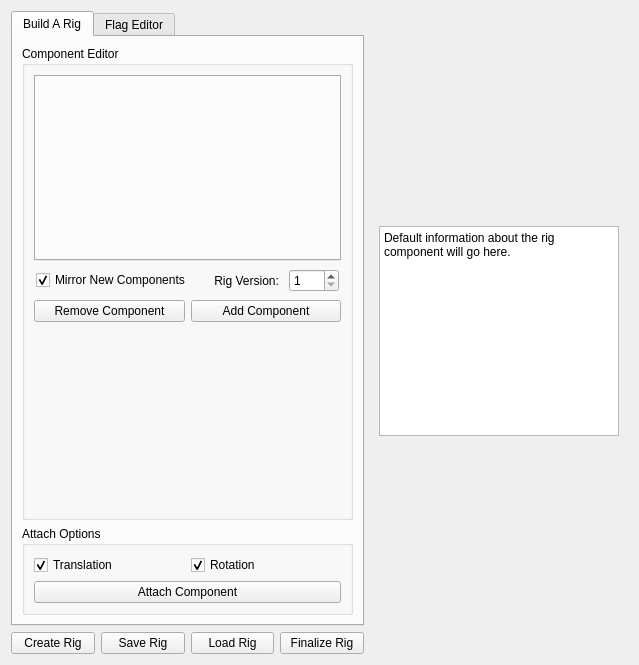
<?xml version="1.0" encoding="UTF-8"?>
<ui version="4.0">
 <class>rigbuilder_Form</class>
 <widget class="QWidget" name="rigbuilder_Form">
  <property name="geometry">
   <rect>
    <x>0</x>
    <y>0</y>
    <width>639</width>
    <height>665</height>
   </rect>
  </property>
  <property name="minimumSize">
   <size>
    <width>500</width>
    <height>269</height>
   </size>
  </property>
  <property name="windowTitle">
   <string>Build A Rig Workshop</string>
  </property>
  <layout class="QHBoxLayout" name="horizontalLayout_3">
   <item>
    <layout class="QVBoxLayout" name="tabs_and_save_verticalLayout">
     <item>
      <widget class="QTabWidget" name="tabWidget">
       <property name="currentIndex">
        <number>0</number>
       </property>
       <widget class="QWidget" name="build_a_rig_tab">
        <attribute name="title">
         <string>Build A Rig</string>
        </attribute>
        <layout class="QVBoxLayout" name="verticalLayout_4">
         <item>
          <widget class="QGroupBox" name="component_groupBox">
           <property name="title">
            <string>Component Editor</string>
           </property>
           <layout class="QVBoxLayout" name="verticalLayout_2">
            <item>
             <widget class="QTabWidget" name="component_list_tabWidget"/>
            </item>
            <item>
             <widget class="QFrame" name="rig_info_frame">
              <property name="frameShape">
               <enum>QFrame::NoFrame</enum>
              </property>
              <property name="frameShadow">
               <enum>QFrame::Raised</enum>
              </property>
              <layout class="QHBoxLayout" name="horizontalLayout_5">
               <property name="leftMargin">
                <number>2</number>
               </property>
               <property name="topMargin">
                <number>2</number>
               </property>
               <property name="rightMargin">
                <number>2</number>
               </property>
               <property name="bottomMargin">
                <number>2</number>
               </property>
               <item>
                <widget class="QCheckBox" name="mirror_component_checkBox">
                 <property name="toolTip">
                  <string>If enabled this will attempt to find and mirror any new components when they're built.</string>
                 </property>
                 <property name="text">
                  <string>Mirror New Components</string>
                 </property>
                 <property name="checked">
                  <bool>true</bool>
                 </property>
                </widget>
               </item>
               <item>
                <spacer name="horizontalSpacer">
                 <property name="orientation">
                  <enum>Qt::Horizontal</enum>
                 </property>
                 <property name="sizeHint" stdset="0">
                  <size>
                   <width>40</width>
                   <height>20</height>
                  </size>
                 </property>
                </spacer>
               </item>
               <item>
                <widget class="QLabel" name="version_label">
                 <property name="text">
                  <string> Rig Version: </string>
                 </property>
                </widget>
               </item>
               <item>
                <widget class="QSpinBox" name="version_spinBox">
                 <property name="minimumSize">
                  <size>
                   <width>50</width>
                   <height>0</height>
                  </size>
                 </property>
                 <property name="minimum">
                  <number>1</number>
                 </property>
                 <property name="maximum">
                  <number>999</number>
                 </property>
                </widget>
               </item>
              </layout>
             </widget>
            </item>
            <item>
             <layout class="QHBoxLayout" name="horizontalLayout">
              <item>
               <widget class="QPushButton" name="remove_component_pushButton">
                <property name="toolTip">
                 <string>Remove a component by selection from its rig.</string>
                </property>
                <property name="text">
                 <string>Remove Component</string>
                </property>
               </widget>
              </item>
              <item>
               <widget class="QPushButton" name="add_component_pushButton">
                <property name="toolTip">
                 <string>Add the component via the drop down to all selected skeletal chains.</string>
                </property>
                <property name="text">
                 <string>Add Component</string>
                </property>
               </widget>
              </item>
             </layout>
            </item>
            <item>
             <spacer name="verticalSpacer">
              <property name="orientation">
               <enum>Qt::Vertical</enum>
              </property>
              <property name="sizeHint" stdset="0">
               <size>
                <width>20</width>
                <height>40</height>
               </size>
              </property>
             </spacer>
            </item>
           </layout>
          </widget>
         </item>
         <item>
          <widget class="QGroupBox" name="attach_component_groupBox">
           <property name="title">
            <string>Attach Options</string>
           </property>
           <layout class="QVBoxLayout" name="verticalLayout_3">
            <item>
             <layout class="QHBoxLayout" name="attach_options_horizontalLayout">
              <item>
               <widget class="QCheckBox" name="attach_translation_checkBox">
                <property name="toolTip">
                 <string>If the component should be attached via position.</string>
                </property>
                <property name="text">
                 <string>Translation</string>
                </property>
                <property name="checked">
                 <bool>true</bool>
                </property>
               </widget>
              </item>
              <item>
               <widget class="QCheckBox" name="attach_rotation_checkBox">
                <property name="toolTip">
                 <string>If the component should be attached via rotation.</string>
                </property>
                <property name="text">
                 <string>Rotation</string>
                </property>
                <property name="checked">
                 <bool>true</bool>
                </property>
               </widget>
              </item>
             </layout>
            </item>
            <item>
             <widget class="QPushButton" name="attach_pushButton">
              <property name="toolTip">
               <string>In reverse order all driver objects for the attachment to the last selected component.</string>
              </property>
              <property name="text">
               <string>Attach Component</string>
              </property>
             </widget>
            </item>
           </layout>
          </widget>
         </item>
        </layout>
       </widget>
       <widget class="QWidget" name="flag_utils_tab">
        <attribute name="title">
         <string>Flag Editor</string>
        </attribute>
        <layout class="QVBoxLayout" name="verticalLayout_9">
         <item>
          <widget class="QGroupBox" name="flag_lock_groupBox">
           <property name="title">
            <string>Flag Axis Lock</string>
           </property>
           <layout class="QVBoxLayout" name="verticalLayout_5">
            <item>
             <layout class="QGridLayout" name="lock_axis_gridLayout">
              <item row="0" column="1">
               <widget class="QCheckBox" name="translate_y_checkBox">
                <property name="text">
                 <string>Translate Y</string>
                </property>
               </widget>
              </item>
              <item row="0" column="2">
               <widget class="QCheckBox" name="translate_z_checkBox">
                <property name="text">
                 <string>Translate Z</string>
                </property>
               </widget>
              </item>
              <item row="0" column="0">
               <widget class="QCheckBox" name="translate_x_checkBox">
                <property name="text">
                 <string>Translate X</string>
                </property>
               </widget>
              </item>
              <item row="1" column="1">
               <widget class="QCheckBox" name="rotate_y_checkBox">
                <property name="text">
                 <string>Rotate Y</string>
                </property>
               </widget>
              </item>
              <item row="1" column="0">
               <widget class="QCheckBox" name="rotate_x_checkBox">
                <property name="text">
                 <string>Rotate X</string>
                </property>
               </widget>
              </item>
              <item row="1" column="2">
               <widget class="QCheckBox" name="rotate_z_checkBox">
                <property name="text">
                 <string>Rotate Z</string>
                </property>
               </widget>
              </item>
             </layout>
            </item>
            <item>
             <widget class="QCheckBox" name="scale_lock_checkBox">
              <property name="text">
               <string>Scale</string>
              </property>
              <property name="checked">
               <bool>true</bool>
              </property>
             </widget>
            </item>
            <item>
             <widget class="QPushButton" name="lock_axis_pushButton">
              <property name="toolTip">
               <string>Lock all selected flag channels based on the toggles above.</string>
              </property>
              <property name="text">
               <string>Set Flag Axis Attributes</string>
              </property>
             </widget>
            </item>
           </layout>
          </widget>
         </item>
         <item>
          <widget class="QGroupBox" name="flag_toggle_groupBox">
           <property name="title">
            <string>Flag Toggles</string>
           </property>
           <layout class="QVBoxLayout" name="verticalLayout_6">
            <item>
             <layout class="QHBoxLayout" name="flag_toggle_options_horizontalLayout">
              <item>
               <widget class="QCheckBox" name="flag_isdetail_checkBox">
                <property name="text">
                 <string>Detail</string>
                </property>
                <property name="checked">
                 <bool>false</bool>
                </property>
               </widget>
              </item>
              <item>
               <widget class="QCheckBox" name="flag_isutil_checkBox">
                <property name="text">
                 <string>Utility</string>
                </property>
                <property name="checked">
                 <bool>false</bool>
                </property>
               </widget>
              </item>
              <item>
               <widget class="QCheckBox" name="flag_issub_checkBox">
                <property name="text">
                 <string>Sub</string>
                </property>
               </widget>
              </item>
              <item>
               <widget class="QCheckBox" name="flag_iscontact_checkBox">
                <property name="text">
                 <string>Contact</string>
                </property>
               </widget>
              </item>
             </layout>
            </item>
            <item>
             <widget class="QPushButton" name="flag_toggle_pushButton">
              <property name="toolTip">
               <string>Toggle organization types for all selected flags.</string>
              </property>
              <property name="text">
               <string>Set Flag Type Toggles</string>
              </property>
             </widget>
            </item>
           </layout>
          </widget>
         </item>
         <item>
          <widget class="QGroupBox" name="multiconstraint_groupBox">
           <property name="title">
            <string>Multiconstraints</string>
           </property>
           <layout class="QHBoxLayout" name="horizontalLayout_2">
            <item>
             <widget class="QPushButton" name="add_multiconstraint_pushButton">
              <property name="toolTip">
               <string>Add a new multi constraint in order of selection, ending with the flag to own the new constraint.</string>
              </property>
              <property name="text">
               <string>Add Multiconstraint</string>
              </property>
             </widget>
            </item>
            <item>
             <widget class="QPushButton" name="remove_multiconstraint_pushButton">
              <property name="toolTip">
               <string>Remove multiconstraints from all selected flags.</string>
              </property>
              <property name="text">
               <string>Remove Multiconstraint</string>
              </property>
             </widget>
            </item>
           </layout>
          </widget>
         </item>
         <item>
          <widget class="QGroupBox" name="flag_shapes_groupBox">
           <property name="title">
            <string>Flag Shape</string>
           </property>
           <layout class="QVBoxLayout" name="verticalLayout_7">
            <item>
             <layout class="QHBoxLayout" name="flag_shapes_horizontalLayout">
              <item>
               <widget class="QPushButton" name="save_new_flag_pushButton">
                <property name="toolTip">
                 <string>Save a new default flag shape by name.</string>
                </property>
                <property name="text">
                 <string>Save New Flag Shape</string>
                </property>
               </widget>
              </item>
              <item>
               <widget class="QPushButton" name="delete_flag_shape_pushButton">
                <property name="toolTip">
                 <string>Delete the currently selected default flag shape.</string>
                </property>
                <property name="text">
                 <string>Delete Flag Shape</string>
                </property>
               </widget>
              </item>
             </layout>
            </item>
            <item>
             <layout class="QHBoxLayout" name="import_flag_horizontalLayout">
              <item>
               <widget class="QLabel" name="import_flag_label">
                <property name="text">
                 <string>Flag Shape Selector:</string>
                </property>
               </widget>
              </item>
              <item>
               <widget class="QComboBox" name="import_flag_comboBox"/>
              </item>
             </layout>
            </item>
            <item>
             <widget class="QPushButton" name="copy_shape_pushButton">
              <property name="toolTip">
               <string>For every flag selected, import parent and zero transforms of the default flag shape selected.</string>
              </property>
              <property name="text">
               <string>Import Shape to Selected Flags</string>
              </property>
             </widget>
            </item>
            <item>
             <widget class="QPushButton" name="replace_shape_pushButton">
              <property name="toolTip">
               <string>For all transforms with a curve, swap their shape nodes with their parent flag.</string>
              </property>
              <property name="text">
               <string>Replace Flags with Selected Shapes</string>
              </property>
             </widget>
            </item>
            <item>
             <widget class="QPushButton" name="mirror_shape_pushButton">
              <property name="toolTip">
               <string>For each flag selected, attempt to find their counterpart, then mechanically mirror the shape across the X axis.</string>
              </property>
              <property name="text">
               <string>Mirror Selected Flag Shapes</string>
              </property>
             </widget>
            </item>
           </layout>
          </widget>
         </item>
         <item>
          <widget class="QGroupBox" name="import_export_rig_flags_groupBox">
           <property name="title">
            <string>Import/Export Rig Flags</string>
           </property>
           <layout class="QVBoxLayout" name="verticalLayout_8">
            <item>
             <widget class="QPushButton" name="export_rig_flags_pushButton">
              <property name="toolTip">
               <string>Serialize the shape of all flags on the selected rigs.</string>
              </property>
              <property name="text">
               <string>Export Rig Flags</string>
              </property>
             </widget>
            </item>
            <item>
             <widget class="QPushButton" name="refresh_rig_flags_pushButton">
              <property name="toolTip">
               <string>Reload rig shapes for all selected rigs.</string>
              </property>
              <property name="text">
               <string>Refresh Rig Flags</string>
              </property>
             </widget>
            </item>
           </layout>
          </widget>
         </item>
        </layout>
       </widget>
      </widget>
     </item>
     <item>
      <layout class="QHBoxLayout" name="rigio_horizontalLayout">
       <item>
        <widget class="QPushButton" name="create_new_rig_pushButton">
         <property name="toolTip">
          <string>Create a new blank rig with just a world component.</string>
         </property>
         <property name="text">
          <string>Create Rig</string>
         </property>
        </widget>
       </item>
       <item>
        <widget class="QPushButton" name="save_rig_pushButton">
         <property name="toolTip">
          <string>Serialize the rig and choose a location to save it.</string>
         </property>
         <property name="text">
          <string>Save Rig</string>
         </property>
        </widget>
       </item>
       <item>
        <widget class="QPushButton" name="load_rig_pushButton">
         <property name="toolTip">
          <string>Deserialize a rig and build it on either a selected, or new frag rig.</string>
         </property>
         <property name="text">
          <string>Load Rig</string>
         </property>
        </widget>
       </item>
       <item>
        <widget class="QPushButton" name="pushButton">
         <property name="text">
          <string>Finalize Rig</string>
         </property>
        </widget>
       </item>
      </layout>
     </item>
    </layout>
   </item>
   <item>
    <layout class="QVBoxLayout" name="sidebar_verticalLayout">
     <item>
      <layout class="QVBoxLayout" name="component_info_verticalLayout">
       <property name="leftMargin">
        <number>9</number>
       </property>
       <property name="topMargin">
        <number>9</number>
       </property>
       <property name="rightMargin">
        <number>9</number>
       </property>
       <property name="bottomMargin">
        <number>9</number>
       </property>
       <item>
        <widget class="QFrame" name="gif_main_frame">
         <property name="minimumSize">
          <size>
           <width>0</width>
           <height>200</height>
          </size>
         </property>
         <property name="frameShape">
          <enum>QFrame::NoFrame</enum>
         </property>
         <property name="frameShadow">
          <enum>QFrame::Raised</enum>
         </property>
         <layout class="QHBoxLayout" name="horizontalLayout_4">
          <property name="leftMargin">
           <number>2</number>
          </property>
          <property name="topMargin">
           <number>2</number>
          </property>
          <property name="rightMargin">
           <number>2</number>
          </property>
          <property name="bottomMargin">
           <number>2</number>
          </property>
          <item>
           <widget class="QFrame" name="gif_info_frame">
            <property name="frameShape">
             <enum>QFrame::NoFrame</enum>
            </property>
            <property name="frameShadow">
             <enum>QFrame::Raised</enum>
            </property>
            <layout class="QVBoxLayout" name="verticalLayout">
             <property name="leftMargin">
              <number>2</number>
             </property>
             <property name="topMargin">
              <number>2</number>
             </property>
             <property name="rightMargin">
              <number>2</number>
             </property>
             <property name="bottomMargin">
              <number>2</number>
             </property>
            </layout>
           </widget>
          </item>
          <item>
           <widget class="QFrame" name="gif_frame">
            <property name="frameShape">
             <enum>QFrame::NoFrame</enum>
            </property>
            <property name="frameShadow">
             <enum>QFrame::Raised</enum>
            </property>
            <layout class="QVBoxLayout" name="verticalLayout_10">
             <property name="leftMargin">
              <number>2</number>
             </property>
             <property name="topMargin">
              <number>2</number>
             </property>
             <property name="rightMargin">
              <number>2</number>
             </property>
             <property name="bottomMargin">
              <number>2</number>
             </property>
            </layout>
           </widget>
          </item>
         </layout>
        </widget>
       </item>
       <item>
        <widget class="QPlainTextEdit" name="component_info_plainTextEdit">
         <property name="minimumSize">
          <size>
           <width>240</width>
           <height>0</height>
          </size>
         </property>
         <property name="readOnly">
          <bool>true</bool>
         </property>
         <property name="plainText">
          <string>Default information about the rig component will go here.</string>
         </property>
        </widget>
       </item>
       <item>
        <layout class="QHBoxLayout" name="picture_horizontalLayout"/>
       </item>
       <item>
        <spacer name="component_info_verticalSpacer">
         <property name="orientation">
          <enum>Qt::Vertical</enum>
         </property>
         <property name="sizeHint" stdset="0">
          <size>
           <width>20</width>
           <height>40</height>
          </size>
         </property>
        </spacer>
       </item>
      </layout>
     </item>
     <item>
      <layout class="QVBoxLayout" name="additional_ops_verticalLayout"/>
     </item>
    </layout>
   </item>
  </layout>
 </widget>
 <resources/>
 <connections/>
</ui>
